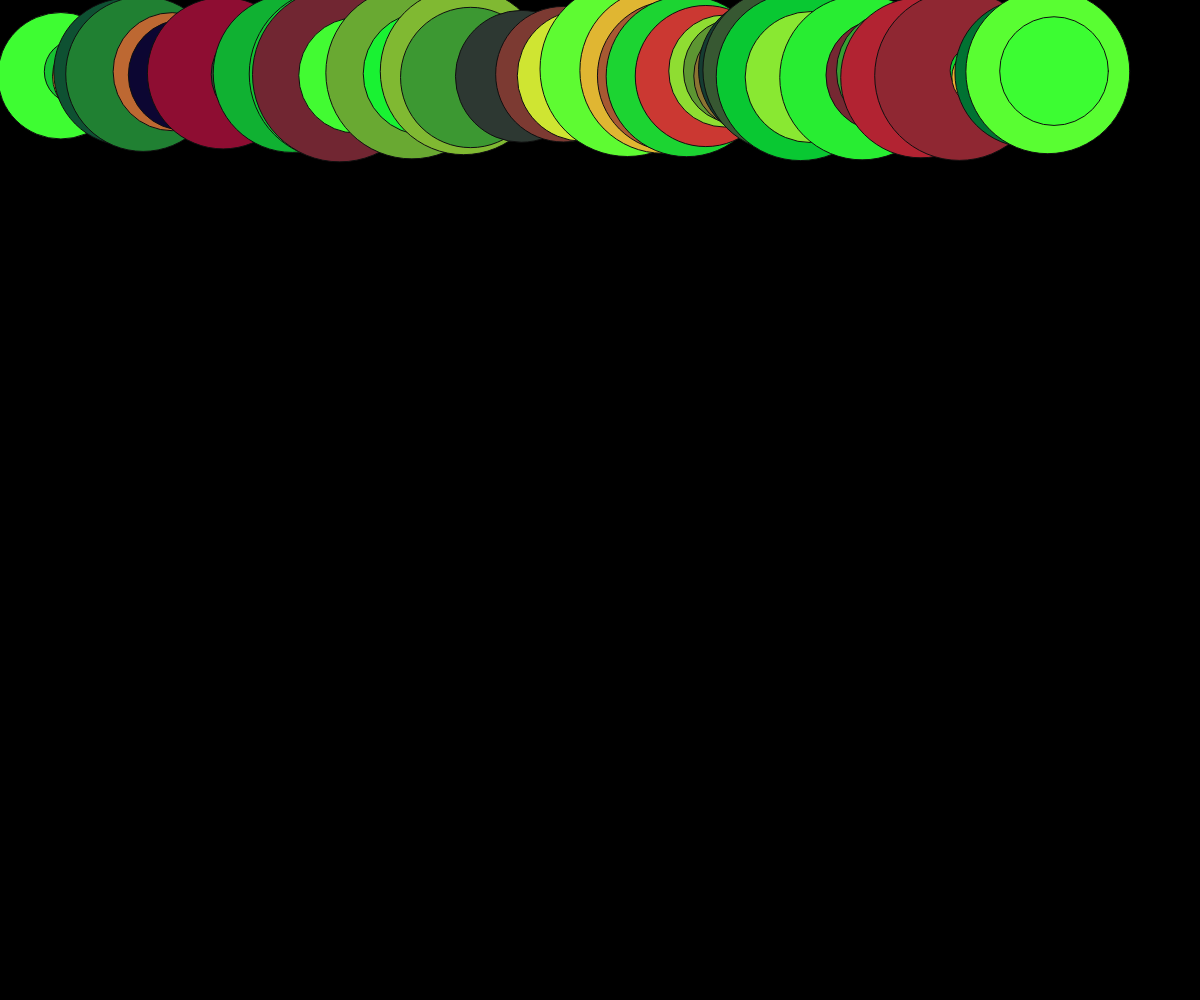
Frame 1 (no input)
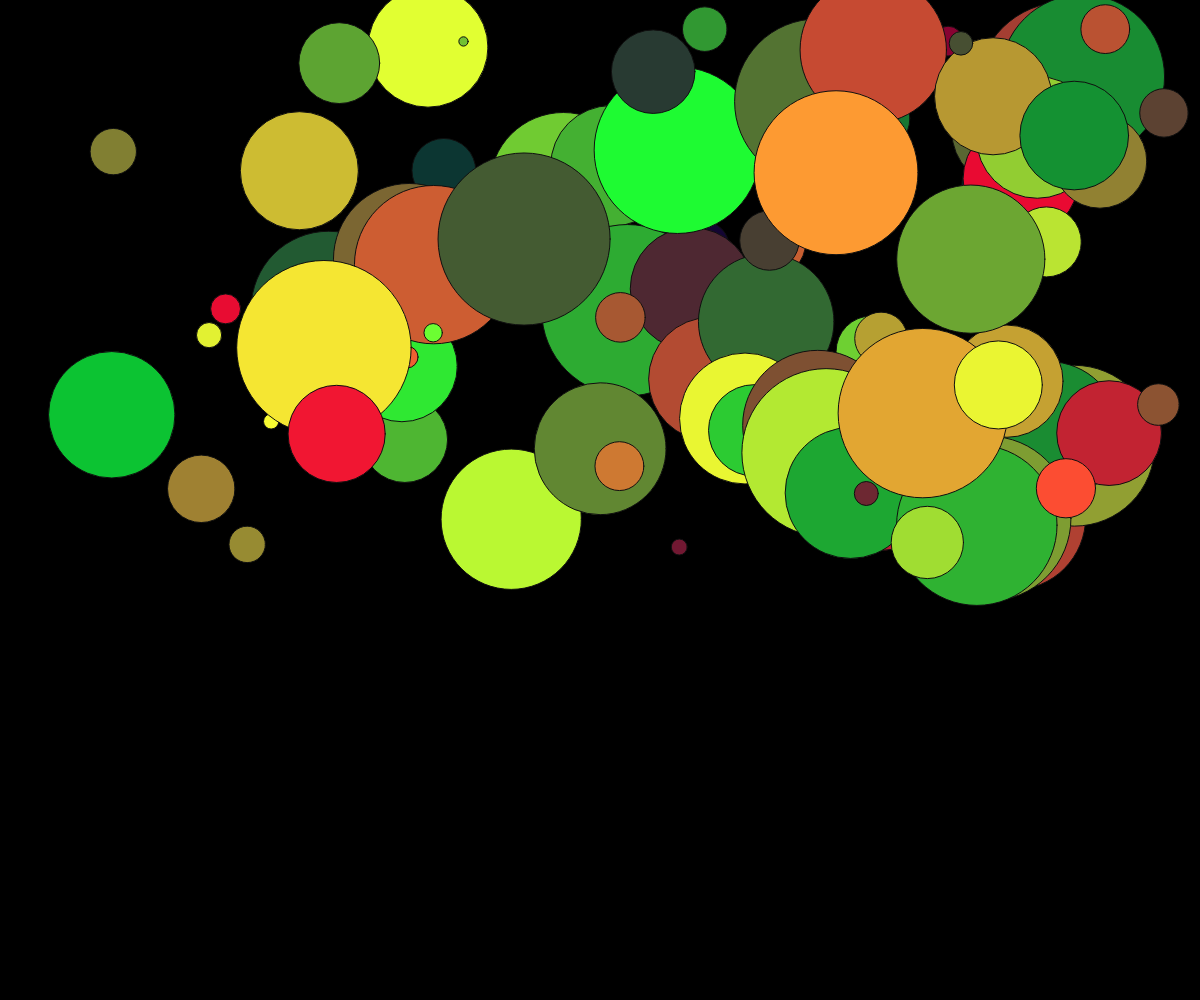
Frame 60 (no input)
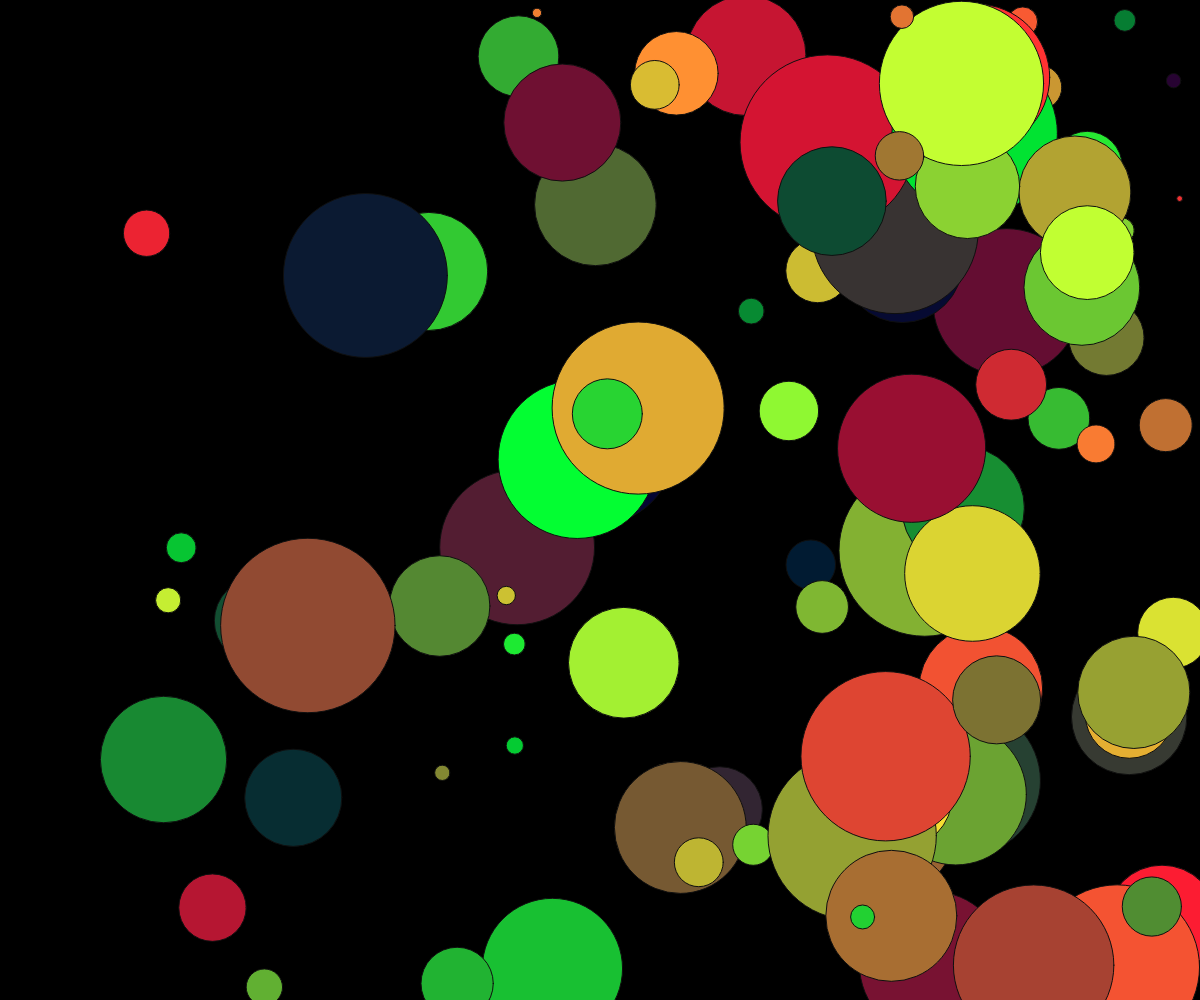
Frame 120 (the mouse pressed at the canvas centre since frame 60)

The p5.js sketch that drew these frames (run headless with seeded random() and noise() and a simulated clock; from frame 60 on, the mouse is pressed at the canvas centre):

// p5.js sketch
// ── sketch.js

let balls = [];
const numOfBalls = 100;

function setup() {
    createCanvas(windowWidth, windowHeight);
    let init_x = 50;
    let init_y = 60;
    for (let i = 0; i < numOfBalls; i++) {
        balls.push(new Ball(init_x, init_y));

        init_x += 10;
        if (init_x > width) {
            init_x = 75;
            init_y += 10;
        }
    }
}
function draw() {
    background('black');

    for (let i = 0; i < balls.length; i++) {
        balls[i].ballCheck(balls, i);
        balls[i].edgeCheck();
        balls[i].move();
        balls[i].display();
    }
}
class Ball {
    constructor(x, y, size) {
        this.color = 'Red';
        this.size = random(5, 175);
        this.rad = this.size / 4;
        this.posX = x;
        this.posY = y;
        this.deltaX = random(-1, 8);
        this.deltaY = random(-1, 8);
    }

    display() {
        push();

        stroke(15);
        fill(random(256), random(256), 50);
        translate(this.posX, this.posY);
        ellipse(10, 10, this.size);
        pop();
    }

    move() {
        this.posX += this.deltaX;
        this.posY += this.deltaY;
    }

    edgeCheck() {

        if (this.posX + this.rad >= width || this.posX - this.rad <= 0) {
            this.deltaX *= -1;
        }

        if (this.posY + this.rad >= height || this.posY - this.rad <= 0) {
            this.deltaY *= -1;
        }
    }
    ballCheck(someBalls, thisId) {
        for (let n = 0; n < someBalls.length; n++) {
            if (n != thisId) {
                let d = dist(this.posX, this.posY, someBalls[n].posX, someBalls[n].posY);
                let combinedR = this.rad + someBalls[n].rad;

            }
        }
    }
}
